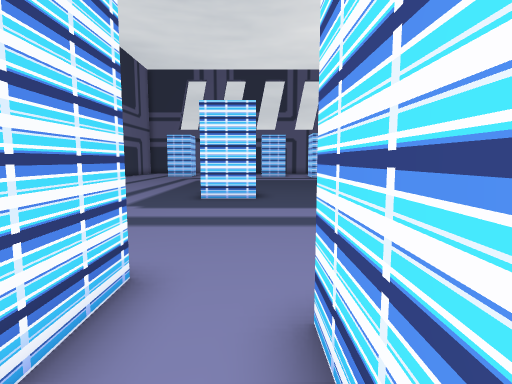
[1] (above)

24 first-person views from a walk through a scene from a Unity 3-D project. The camera is 1.4 m above the floor, tilts 6° down and sees 80° across. The floor is counted in squares, 1 m on a side. Each view is taken from the middle of a square. On the plan, view 1 faces up. The plan holds only what a view shows up to about 14 squares ahead; the rest is blank. The place goes on beyond the plan.

[2]
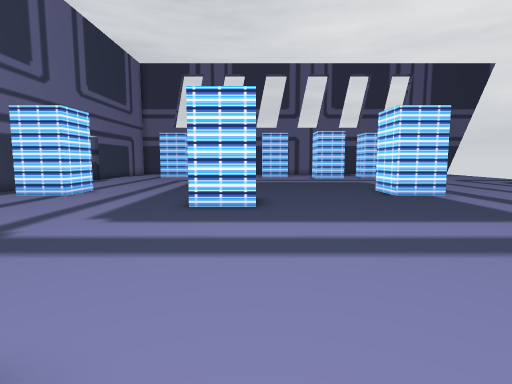

[3]
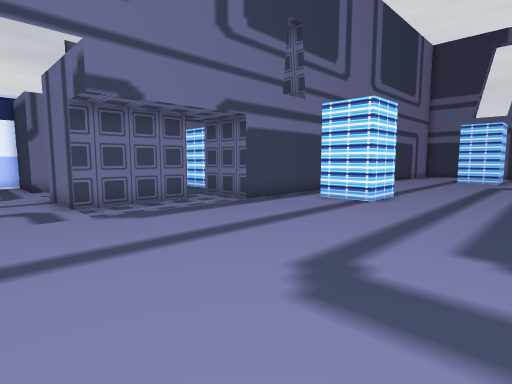

[4]
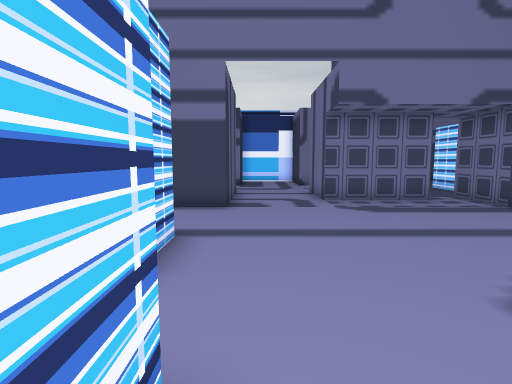

[5]
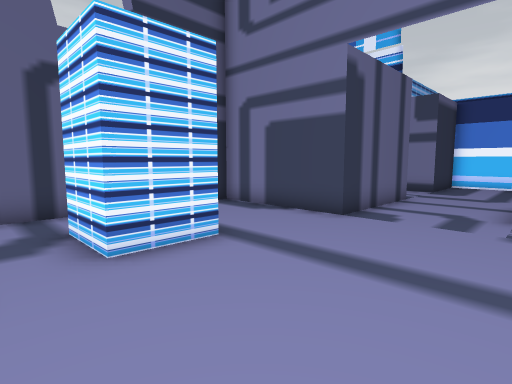

[6]
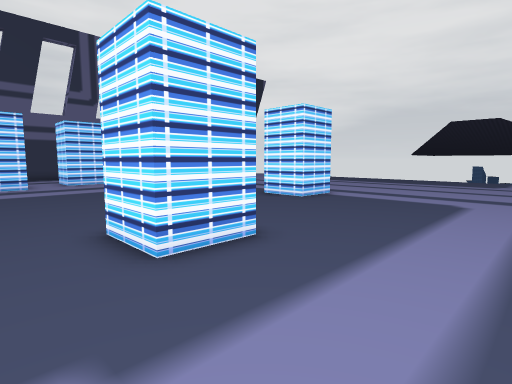

[7]
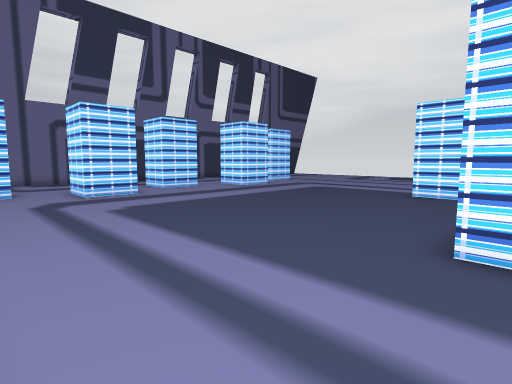

[8]
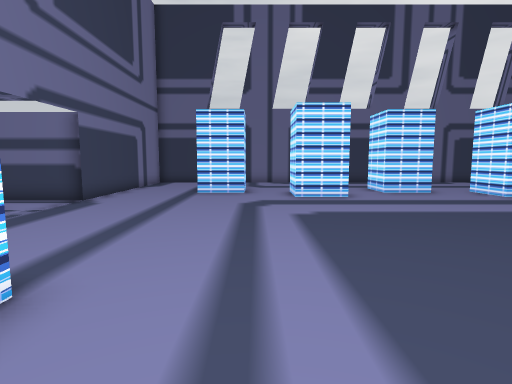

[9]
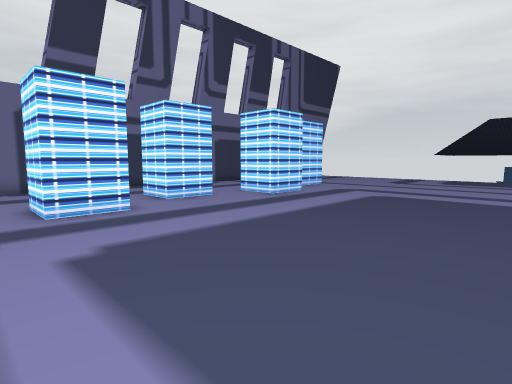

[10]
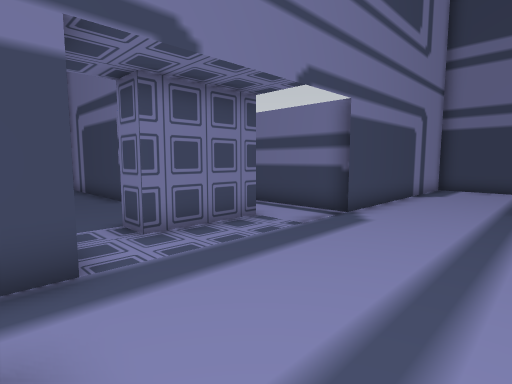

[11]
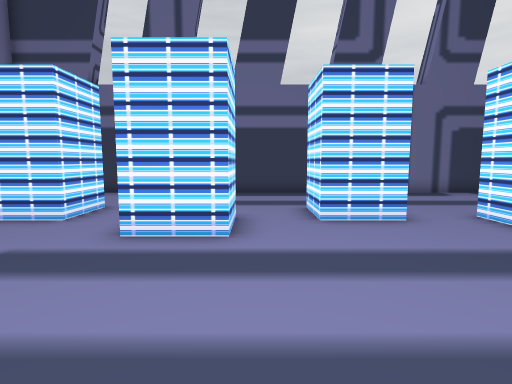

[12]
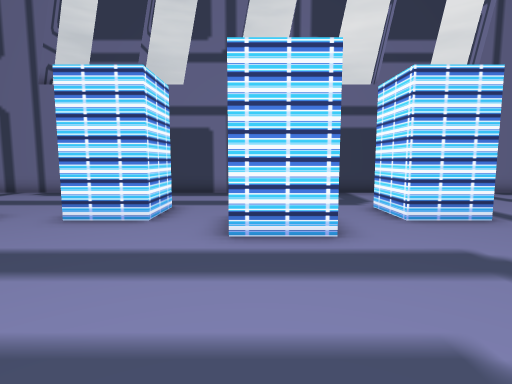

[13]
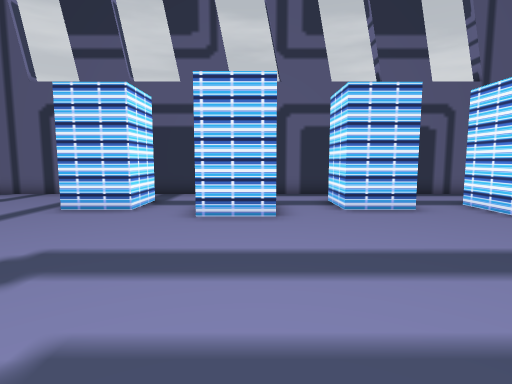

[14]
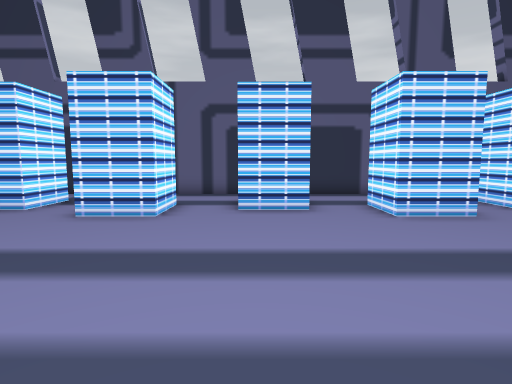

[15]
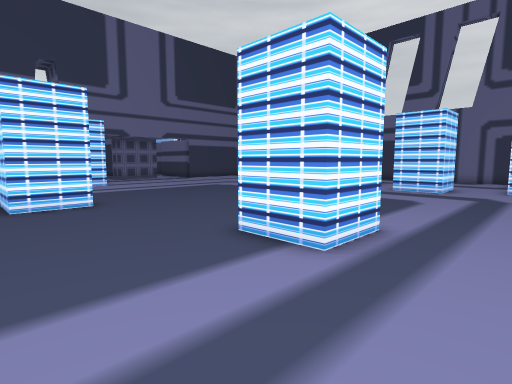

[16]
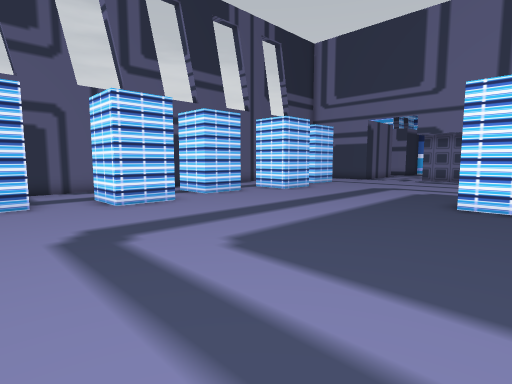

[17]
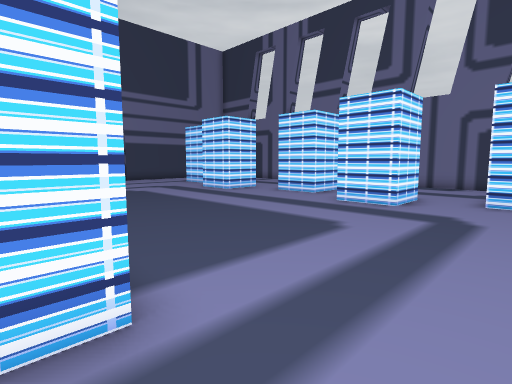

[18]
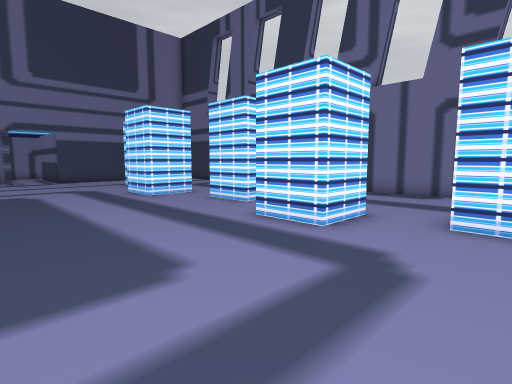

[19]
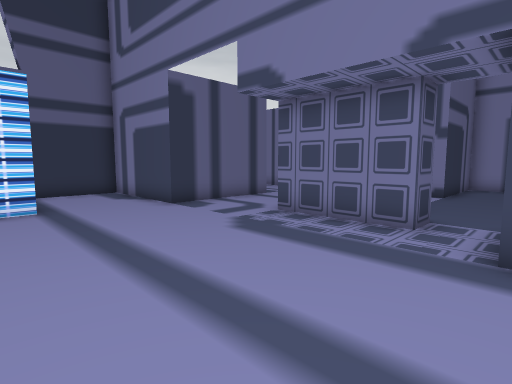

[20]
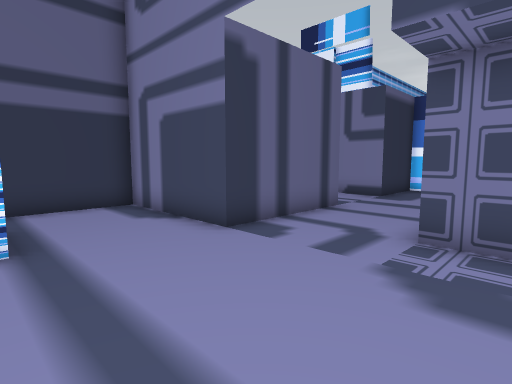

[21]
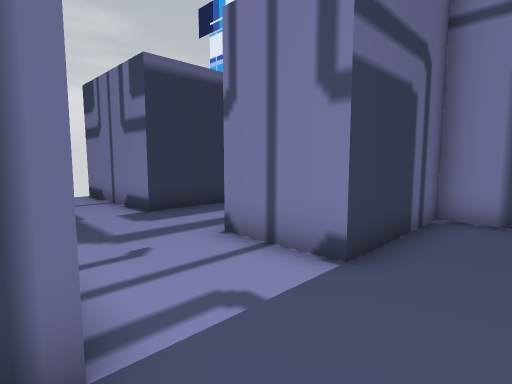

[22]
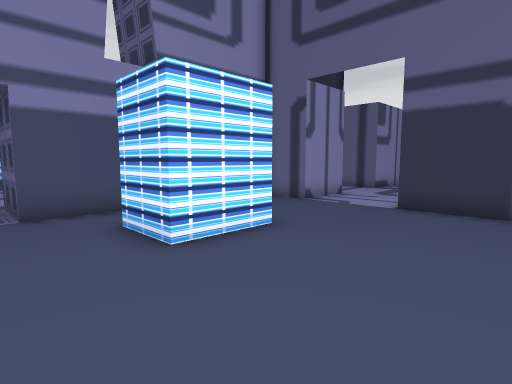

[23]
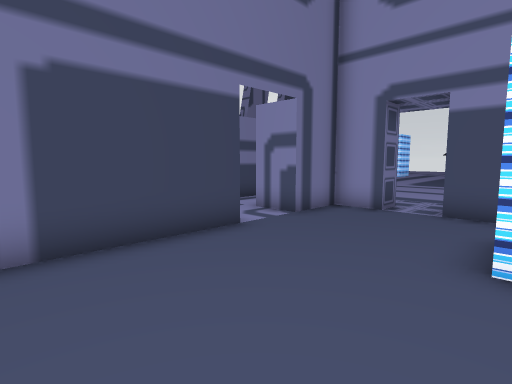

[24]
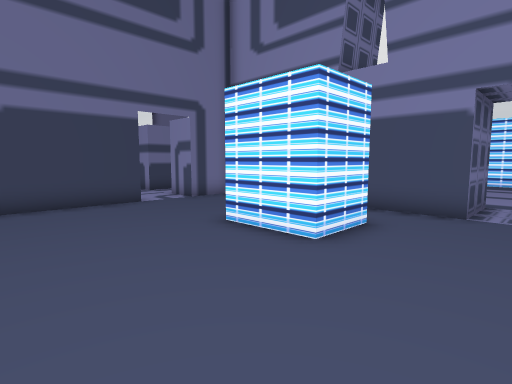

### Floor plan
Points are (right, up) in squares from view 1. A wall is a line through its corners. A room is listed if a view was taken in it or the views show most of it. See-through windows are left out.
Room 1 (view 1)
walls: (-5.5, 1.5) (-5.5, 0.5); (-6, -1.5) (-0.1, -1.5); (0.5, 0.5) (0.5, 1.5)
ways out: opening at (-6.5, -0.5) to room 2; opening at (-4.5, 2) to room 2; opening at (-0.5, 2) to room 2; opening at (1.5, -0.5) to room 3
Room 2 (views 2, 3, 4, 5, 6, 7, 8, 9, 10, 11, 12, 13, 14, 15, 16, 17, 18, 19, 20, 21, 22, 23, 24)
walls: (-7.5, 16) (-7.5, 14) (-9.5, 14); (0, 13.1) (0, 11) (-2, 11) (-2, 13); (-11, 17) (-11, 11.5) (-13.5, 11.5) (-13.5, 17) (-11, 17); (-12.5, 21.5) (-12.5, 18.5) (-13.5, 18.5) (-13.5, 20) (-15.5, 20) (-15.5, 21.5); (-13.6, 10) (-12.5, 10) (-12.5, 6.4) (-15.5, 6.4) (-15.5, 9) (-13.9, 9); (-3.6, 3.5) (-1.5, 3.5) (-1.5, 1.5); (7.5, 16.1) (7.5, 14) (5.5, 14) (5.5, 16); (-15.4, 13) (-17.5, 13) (-17.5, 15.5) (-15.5, 15.5); (-1.5, 26.6) (-1.5, 24.5) (-3.5, 24.5) (-3.5, 26.5); (-7.6, 2.5) (-5.5, 2.5) (-5.5, 1.5); (-5.5, 28) (-5.5, 26) (-7.5, 26); (0.5, 1.5) (0.5, 2.5) (2.5, 2.5); (-17.4, 20) (-22.5, 20); (2.5, 28) (2.5, 26) (0.5, 26) (0.5, 28); (4.5, 2.5) (4.5, 3.5) (6.5, 3.5) (6.5, 2.5); (6.5, 26.6) (6.5, 24.5) (4.5, 24.5) (4.5, 26.5); (-15.6, 3.1) (-11, 3.1) (-11, -1.5) (-7.8, -1.5); (8.5, 2.5) (10.5, 2.5); (10.5, 26) (8.5, 26) (8.5, 28); (-22.5, 9) (-18.8, 9) (-18.8, 6.4) (-20.5, 6.4); (-21.9, 5.5) (-21.9, 3.1) (-18.8, 3.1) (-18.8, -2); (10.1, 32) (-11, 32) (-11, 23.5)
ways out: opening at (-6.5, -0.5) to room 1; opening at (-4.5, 2) to room 1; opening at (-0.5, 2) to room 1; opening at (3.5, 2) to room 3; opening at (7.5, 2) to room 3; opening at (-16.5, 20.5); opening at (-12, 21)
Room 3 (no view inside)
walls: (4.5, 1.5) (4.5, 2.5); (6.5, 2.5) (6.5, 1.5); (2, -1.5) (9.8, -1.5); (2.5, 2.5) (2.5, 0.5); (8.5, 0.5) (8.5, 2.5)
ways out: opening at (1.5, -0.5) to room 1; opening at (3.5, 2) to room 2; opening at (7.5, 2) to room 2

Where each view was taken, in squares from view 1:
view 1: 0 up, 0 right, facing up
view 2: 2 up, 0 right, facing up
view 3: 4 up, 3 left, facing up-left
view 4: 4 up, 2 left, facing left
view 5: 7 up, 4 left, facing down-left
view 6: 7 up, 4 left, facing up-right
view 7: 12 up, 7 left, facing up-right
view 8: 13 up, 5 left, facing up
view 9: 16 up, 5 left, facing up-right
view 10: 16 up, 7 left, facing up-left
view 11: 19 up, 1 left, facing up
view 12: 19 up, 5 right, facing up
view 13: 11 up, 5 right, facing down
view 14: 11 up, 2 right, facing down
view 15: 10 up, 10 right, facing up-left
view 16: 13 up, 10 right, facing down-left
view 17: 15 up, 10 right, facing up-left
view 18: 19 up, 10 right, facing up-left
view 19: 12 up, 6 left, facing down-left
view 20: 8 up, 7 left, facing down-left
view 21: 11 up, 15 left, facing down-left
view 22: 18 up, 22 left, facing down-right
view 23: 15 up, 22 left, facing up-right
view 24: 10 up, 22 left, facing up-right
